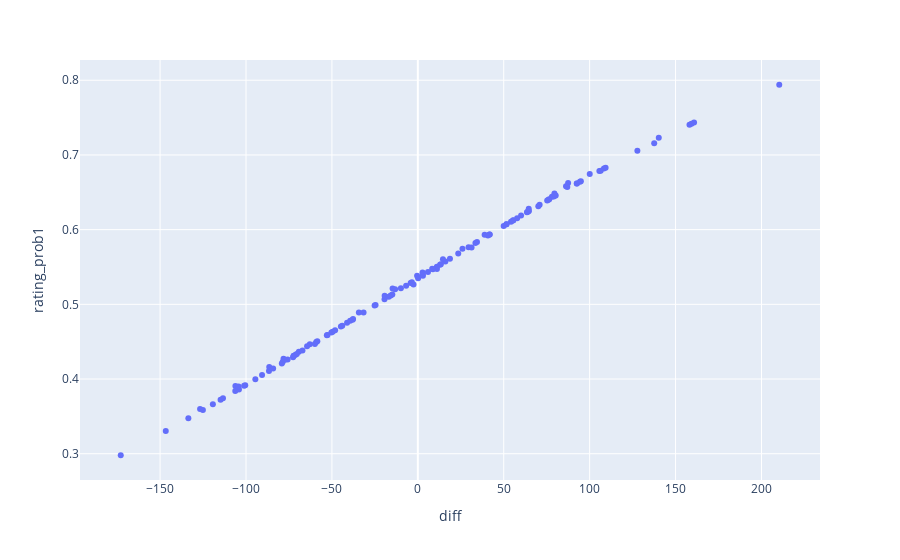

Source (notebook cell):
### Code cell
rating_diffs = remain['rating1_pre'] + remain['pitcher1_adj'] - remain['rating2_pre'] - remain['pitcher2_adj']
px.scatter((pd.concat([rating_diffs.rename('diff'), remain['rating_prob1']], axis=1)), x='diff', y='rating_prob1')

### Figure 1 — Plotly figure (JSON) as saved in the notebook; plotly's stock layout.template omitted (floating-point values rounded to 4 significant figures; data arrays with more than 128 entries replaced by an {"elided": "..."} marker saying what was removed)
{"data": [{"hovertemplate": "diff=%{x}<br>rating_prob1=%{y}<extra></extra>", "legendgroup": "", "marker": {"color": "#636efa", "symbol": "circle"}, "mode": "markers", "name": "", "orientation": "v", "showlegend": false, "type": "scatter", "x": {"elided": "380 float values"}, "xaxis": "x", "y": {"elided": "380 float values"}, "yaxis": "y"}], "layout": {"legend": {"tracegroupgap": 0}, "margin": {"t": 60}, "xaxis": {"anchor": "y", "domain": [0, 1], "title": {"text": "diff"}}, "yaxis": {"anchor": "x", "domain": [0, 1], "title": {"text": "rating_prob1"}}}}
